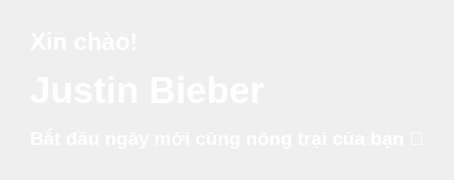
        <widget class="QFrame" name="banner_frame">
         <property name="minimumSize">
          <size>
           <width>0</width>
           <height>180</height>
          </size>
         </property>
         <property name="styleSheet">
          <string notr="true">QFrame#banner_frame {
    background-color: #509756;
    border-radius: 15px;
}</string>
         </property>
         <layout class="QVBoxLayout" name="verticalLayout_banner">
          <property name="spacing">
           <number>5</number>
          </property>
          <property name="leftMargin">
           <number>30</number>
          </property>
          <property name="topMargin">
           <number>20</number>
          </property>
          <property name="rightMargin">
           <number>30</number>
          </property>
          <property name="bottomMargin">
           <number>20</number>
          </property>
          <item>
           <widget class="QLabel" name="lbl_hello">
            <property name="styleSheet">
             <string notr="true">color: white;
font-size: 18pt;
font-weight: bold;</string>
            </property>
            <property name="text">
             <string>Xin chào!</string>
            </property>
           </widget>
          </item>
          <item>
           <widget class="QLabel" name="lbl_username">
            <property name="styleSheet">
             <string notr="true">color: white;
font-size: 28pt;
font-weight: 900;</string>
            </property>
            <property name="text">
             <string>Justin Bieber</string>
            </property>
           </widget>
          </item>
          <item>
           <widget class="QLabel" name="lbl_subtitle_top">
            <property name="styleSheet">
             <string notr="true">color: white;
font-size: 14pt;
font-weight: bold;</string>
            </property>
            <property name="text">
             <string>Bắt đầu ngày mới cùng nông trại của bạn 🌱</string>
            </property>
           </widget>
          </item>
         </layout>
        </widget>
